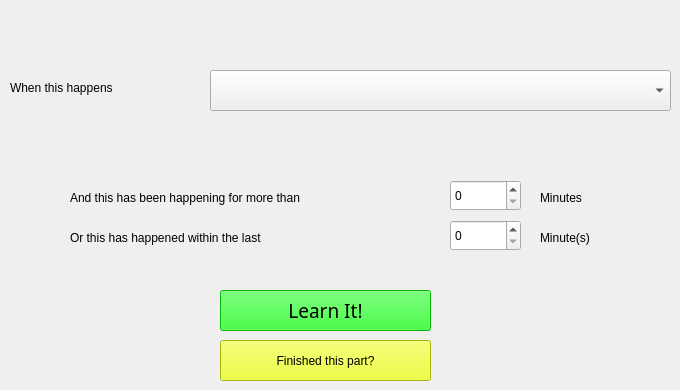
    <widget class="QWidget" name="tab_15">
     <attribute name="title">
      <string>Activities</string>
     </attribute>
     <widget class="QComboBox" name="contextComboBox">
      <property name="geometry">
       <rect>
        <x>210</x>
        <y>70</y>
        <width>461</width>
        <height>41</height>
       </rect>
      </property>
      <property name="font">
       <font>
        <family>Sans Serif</family>
        <pointsize>14</pointsize>
        <weight>50</weight>
        <italic>false</italic>
        <bold>false</bold>
       </font>
      </property>
      <property name="editable">
       <bool>false</bool>
      </property>
     </widget>
     <widget class="QLabel" name="label_15">
      <property name="geometry">
       <rect>
        <x>10</x>
        <y>80</y>
        <width>191</width>
        <height>16</height>
       </rect>
      </property>
      <property name="text">
       <string>When this happens</string>
      </property>
     </widget>
     <widget class="QPushButton" name="contextLearnItPushButton">
      <property name="geometry">
       <rect>
        <x>220</x>
        <y>290</y>
        <width>211</width>
        <height>41</height>
       </rect>
      </property>
      <property name="font">
       <font>
        <family>Sans Serif</family>
        <pointsize>14</pointsize>
        <weight>50</weight>
        <italic>false</italic>
        <bold>false</bold>
       </font>
      </property>
      <property name="styleSheet">
       <string notr="true">background-color: rgb(0, 255, 0);
color: rgb(0, 0, 0);</string>
      </property>
      <property name="text">
       <string>Learn It!</string>
      </property>
     </widget>
     <widget class="QPushButton" name="contextFinishedPushButton">
      <property name="geometry">
       <rect>
        <x>220</x>
        <y>340</y>
        <width>211</width>
        <height>41</height>
       </rect>
      </property>
      <property name="styleSheet">
       <string notr="true">background-color: rgb(231, 255, 11);
color: rgb(0, 0, 0);</string>
      </property>
      <property name="text">
       <string>Finished this part?</string>
      </property>
      <property name="checkable">
       <bool>true</bool>
      </property>
     </widget>
     <widget class="QLabel" name="label_20">
      <property name="geometry">
       <rect>
        <x>70</x>
        <y>230</y>
        <width>331</width>
        <height>16</height>
       </rect>
      </property>
      <property name="text">
       <string>Or this has happened within the last </string>
      </property>
     </widget>
     <widget class="QSpinBox" name="contextHappeningSpinBox">
      <property name="geometry">
       <rect>
        <x>450</x>
        <y>180</y>
        <width>71</width>
        <height>31</height>
       </rect>
      </property>
     </widget>
     <widget class="QLabel" name="label_29">
      <property name="geometry">
       <rect>
        <x>70</x>
        <y>190</y>
        <width>371</width>
        <height>16</height>
       </rect>
      </property>
      <property name="text">
       <string>And this has been happening for more than</string>
      </property>
     </widget>
     <widget class="QLabel" name="label_30">
      <property name="geometry">
       <rect>
        <x>540</x>
        <y>190</y>
        <width>91</width>
        <height>16</height>
       </rect>
      </property>
      <property name="text">
       <string>Minutes</string>
      </property>
     </widget>
     <widget class="QLabel" name="label_31">
      <property name="geometry">
       <rect>
        <x>540</x>
        <y>230</y>
        <width>91</width>
        <height>16</height>
       </rect>
      </property>
      <property name="text">
       <string>Minute(s)</string>
      </property>
     </widget>
     <widget class="QSpinBox" name="contextHasHappendedSpinBox">
      <property name="geometry">
       <rect>
        <x>450</x>
        <y>220</y>
        <width>71</width>
        <height>31</height>
       </rect>
      </property>
     </widget>
    </widget>
